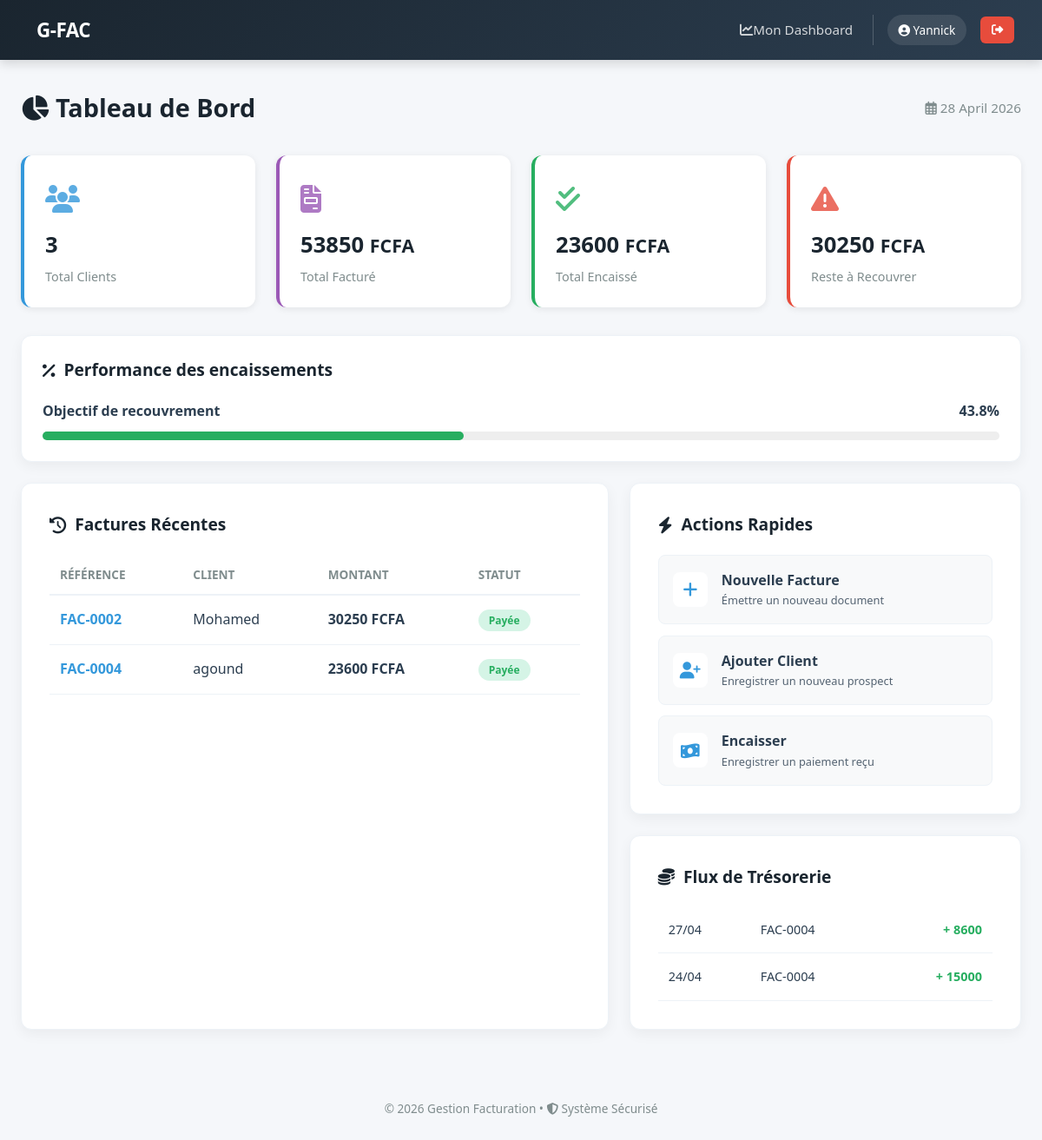
Page / (signed in) on the committed database.
### factures/models.py (models this page shows, shortened)
class Facture(models.Model):
    STATUTS = [
        ('brouillon', 'Brouillon'),
        ('envoyee',   'Envoyée'),
        ('payee',     'Payée'),
    ]
    client        = models.ForeignKey(Client, on_delete=models.CASCADE)
    date          = models.DateField()
    statut        = models.CharField(max_length=20, choices=STATUTS, default='brouillon')
    montant_ht    = models.DecimalField(max_digits=12, decimal_places=2, default=0)
    taux_tva      = models.DecimalField(max_digits=5,  decimal_places=2, default=18)
    montant_tva   = models.DecimalField(max_digits=12, decimal_places=2, default=0)
    montant_total = models.DecimalField(max_digits=12, decimal_places=2, default=0)
    created_at    = models.DateTimeField(auto_now_add=True)
    updated_at    = models.DateTimeField(auto_now=True)
    @property
    def solde_restant(self):
        total_paye = sum(p.montant for p in self.paiement_set.all())
        return self.montant_total - total_paye
    class Meta:
        ordering = ('-date',)

### clients/models.py (models this page shows, shortened)
class Client(models.Model):
    nom        = models.CharField(max_length=200)
    email      = models.EmailField(unique=True)
    telephone  = models.CharField(max_length=20, blank=True)
    adresse    = models.TextField(blank=True)
    created_at = models.DateTimeField(auto_now_add=True)
    updated_at = models.DateTimeField(auto_now=True)
    class Meta:
        ordering = ('-created_at',)

### paiements/models.py (models this page shows, shortened)
class Paiement(models.Model):
    MODES = [
        ('especes',  'Espèces'),
        ('virement', 'Virement'),
        ('cheque',   'Chèque'),
        ('mobile',   'Mobile Money'),
        ('carte',    'Carte bancaire'),
    ]
    facture    = models.ForeignKey(Facture, on_delete=models.CASCADE)
    montant    = models.DecimalField(max_digits=12, decimal_places=2)
    date       = models.DateField()
    mode       = models.CharField(max_length=20, choices=MODES)
    created_at = models.DateTimeField(auto_now_add=True)
    class Meta:
        ordering = ('-date',)

### config/urls.py (the view)
# urls.py: path('',           dashboard,                       name='dashboard'),
@login_required
def dashboard(request):
    factures  = Facture.objects.select_related('client').all()
    paiements = Paiement.objects.all()
    total_facture = sum(f.montant_total for f in factures)
    total_paye = sum(p.montant for p in paiements)
    total_impaye = sum(f.solde_restant for f in factures)
    taux_paiement = 0
    if total_facture > 0:
        taux_paiement = (total_paye / total_facture) * 100
    return render(request, 'dashboard.html', {
        'total_facture':      total_facture,
        'total_paye':         total_paye,
        'total_impaye':       total_impaye,
        'taux_paiement':      taux_paiement,
        'nb_clients':         Client.objects.count(),
        'dernieres_factures': factures.order_by('-date')[:5],
        'derniers_paiements': paiements.order_by('-date')[:5],
    })

### templates/dashboard.html (shortened to what this page needs)
{% extends 'base.html' %}
{% block content %}
<div class="dashboard-header">
    <h1><i class="fas fa-chart-pie"></i> Tableau de Bord</h1>
    <span class="date"><i class="far fa-calendar-alt"></i> {% now "d F Y" %}</span>
</div>
<div class="stats-grid">
    <div class="stat-card clients">
        <div class="icon"><i class="fas fa-users"></i></div>
        <div class="value">{{ nb_clients }}</div>
        <div class="label">Total Clients</div>
    </div>
    <div class="stat-card factures">
        <div class="icon"><i class="fas fa-file-invoice"></i></div>
        <div class="value">{{ total_facture|floatformat:0 }} <small>FCFA</small></div>
        <div class="label">Total Facturé</div>
    </div>
    <div class="stat-card paye">
        <div class="icon"><i class="fas fa-check-double"></i></div>
        <div class="value">{{ total_paye|floatformat:0 }} <small>FCFA</small></div>
        <div class="label">Total Encaissé</div>
    </div>
    <div class="stat-card impaye">
        <div class="icon"><i class="fas fa-exclamation-triangle"></i></div>
        <div class="value">{{ total_impaye|floatformat:0 }} <small>FCFA</small></div>
        <div class="label">Reste à Recouvrer</div>
    </div>
</div>
<div class="card" style="margin-bottom: 1.5rem; padding: 1.5rem;">
    <h2><i class="fas fa-percentage"></i> Performance des encaissements</h2>
    <div class="progress-label" style="display: flex; justify-content: space-between; font-weight: 600;">
        <span>Objectif de recouvrement</span>
        <span>{{ taux_paiement|floatformat:1 }}%</span>
    </div>
    <div class="progress-bar">
        <div class="progress-fill" style="width: {{ taux_paiement|floatformat:0 }}%;"></div>
    </div>
</div>
<div class="content-grid">
    <div class="card">
        <h2><i class="fas fa-history"></i> Factures Récentes</h2>
        <table>
            <thead>
                <tr>
                    <th>Référence</th>
                    <th>Client</th>
                    <th>Montant</th>
                    <th>Statut</th>
                </tr>
            </thead>
            <tbody>
                {% for facture in dernieres_factures %}
                <tr>
                    <td style="font-weight: 600; color: var(--accent);">FAC-{{ facture.pk|stringformat:"04d" }}</td>
                    <td>{{ facture.client.nom }}</td>
                    <td style="font-weight: 600;">{{ facture.montant_total|floatformat:0 }} FCFA</td>
                    <td>
                        <span class="badge badge-{{ facture.statut }}">
                            {{ facture.get_statut_display }}
                        </span>
                    </td>
                </tr>
                {% empty %}
                <tr><td colspan="4" style="text-align: center; color: var(--text-light);">Aucune facture enregistrée.</td></tr>
                {% endfor %}
            </tbody>
        </table>
    </div>
    <div class="sidebar-actions">
        <div class="card" style="margin-bottom: 1.5rem;">
            <h2><i class="fas fa-bolt"></i> Actions Rapides</h2>
            <div class="quick-actions">
                <a href="{% url 'facture_create' %}" class="quick-action-btn">
                    <div class="icon-bg"><i class="fas fa-plus"></i></div>
                    <div>
                        <div style="font-weight: 700;">Nouvelle Facture</div>
                        <div style="font-size: 0.8rem; opacity: 0.8;">Émettre un nouveau document</div>
                    </div>
                </a>
                <a href="{% url 'client_create' %}" class="quick-action-btn">
                    <div class="icon-bg"><i class="fas fa-user-plus"></i></div>
                    <div>
                        <div style="font-weight: 700;">Ajouter Client</div>
                        <div style="font-size: 0.8rem; opacity: 0.8;">Enregistrer un nouveau prospect</div>
                    </div>
                </a>
                <a href="{% url 'paiement_create' %}" class="quick-action-btn">
                    <div class="icon-bg"><i class="fas fa-money-bill-wave"></i></div>
                    <div>
                        <div style="font-weight: 700;">Encaisser</div>
                        <div style="font-size: 0.8rem; opacity: 0.8;">Enregistrer un paiement reçu</div>
                    </div>
                </a>
            </div>
        </div>
        <div class="card">
            <h2><i class="fas fa-coins"></i> Flux de Trésorerie</h2>
            <table style="font-size: 0.9rem;">
                <tbody>
                    {% for paiement in derniers_paiements %}
                    <tr>
                        <td>{{ paiement.date|date:"d/m" }}</td>
                        <td>FAC-{{ paiement.facture.pk|stringformat:"04d" }}</td>
                        <td style="text-align: right; color: var(--success); font-weight: 600;">+ {{ paiement.montant|floatformat:0 }}</td>
                    </tr>
                    {% empty %}
                    <tr><td colspan="3">Aucun flux récent.</td></tr>
                    {% endfor %}
                </tbody>
            </table>
        </div>
    </div>
</div>
{% endblock %}

### templates/base.html (shortened to what this page needs)
<!DOCTYPE html>
<html lang="fr">
<head>
    <link rel="stylesheet" href="https://cdnjs.cloudflare.com/ajax/libs/font-awesome/6.4.0/css/all.min.css">
</head>
<body>
<nav class="navbar">
    <div class="brand">
         G-FAC
    </div>
    <div class="nav-links">
        {% if user.is_authenticated %}
            {% if user.profile.role != 'client' %}
                <a href="{% url 'client_list' %}"><i class="fas fa-users"></i>Clients</a>
                <a href="{% url 'facture_list' %}"><i class="fas fa-file-alt"></i>Factures</a>
                <a href="{% url 'paiement_list' %}"><i class="fas fa-credit-card"></i>Paiements</a>
            {% else %}
                <a href="{% url 'dashboard' %}"><i class="fas fa-chart-line"></i>Mon Dashboard</a>
            {% endif %}
            <div class="user-group">
                <span class="user-badge">
                    <i class="fas fa-user-circle"></i> {{ user.username|capfirst }}
                </span>
                <form method="post" action="{% url 'logout' %}" style="display:inline;">
                    <button type="submit" class="btn-logout" title="Déconnexion">
                        <i class="fas fa-sign-out-alt"></i>
                    </button>
                </form>
            </div>
        {% else %}
            <a href="{% url 'login' %}" class="btn btn-primary">
                <i class="fas fa-sign-in-alt"></i> Connexion
            </a>
        {% endif %}
    </div>
</nav>
<main class="container">
    {% block content %}{% endblock %}
</main>
<footer style="text-align: center; padding: 3rem; color: var(--text-light); font-size: 0.85rem;">
    &copy; 2026 Gestion Facturation &bull; <i class="fas fa-shield-alt"></i> Système Sécurisé
</footer>
</body>
</html>

### templates/base.html (style rules this page uses)
:root { --primary-dark: #1a252f; --primary-light: #2c3e50; --accent: #3498db; --accent-hover: #2980b9; --success: #27ae60; --success-hover: #219150; --danger: #e74c3c; --danger-hover: #c0392b; --warning: #f39c12; --bg-body: #f5f7fa; --text-main: #2c3e50; --text-light: #7f8c8d; --white: #ffffff; }
* { margin: 0; padding: 0; box-sizing: border-box; }
body { font-family: 'Segoe UI', Roboto, Helvetica, Arial, sans-serif; background: var(--bg-body); color: var(--text-main); line-height: 1.6; }
.navbar { background: linear-gradient(135deg, var(--primary-dark) 0%, var(--primary-light) 100%); padding: 0.8rem 2rem; display: flex; justify-content: space-between; align-items: center; box-shadow: 0 4px 12px rgba(0,0,0,0.15); position: sticky; top: 0; z-index: 1000; }
.navbar .brand { font-size: 1.4rem; font-weight: 800; color: white; letter-spacing: -0.5px; display: flex; align-items: center; gap: 10px; }
.navbar .nav-links { display: flex; align-items: center; gap: 0.5rem; }
.navbar a { color: rgba(255,255,255,0.8); text-decoration: none; padding: 0.6rem 0.9rem; border-radius: 8px; transition: all 0.2s ease; font-weight: 500; font-size: 0.95rem; }
.user-group { display: flex; align-items: center; gap: 1rem; padding-left: 1rem; border-left: 1px solid rgba(255,255,255,0.2); }
.user-badge { color: white; background: rgba(255,255,255,0.1); padding: 0.4rem 0.8rem; border-radius: 20px; font-size: 0.85rem; }
.btn-logout { background: var(--danger); color: white; border: none; padding: 0.5rem 0.8rem; border-radius: 6px; cursor: pointer; transition: all 0.3s ease; }
table { width: 100%; border-collapse: collapse; margin-top: 1rem; }
th { text-align: left; padding: 12px; color: var(--text-light); font-size: 0.85rem; text-transform: uppercase; border-bottom: 2px solid #edf2f7; }
td { padding: 15px 12px; border-bottom: 1px solid #edf2f7; vertical-align: middle; }
.container { max-width: 1200px; margin: 2rem auto; padding: 0 1.5rem; min-height: 80vh; }
.card { background: var(--white); border-radius: 12px; padding: 2rem; box-shadow: 0 5px 15px rgba(0,0,0,0.05); border: 1px solid #edf2f7; }
.badge { padding: 4px 12px; border-radius: 50px; font-size: 0.75rem; font-weight: 700; }
.badge-payee { background: #d5f4e6; color: var(--success); }

### templates/dashboard.html (style rules this page uses)
.dashboard-header { display: flex; justify-content: space-between; align-items: center; margin-bottom: 2rem; }
.dashboard-header h1 { color: var(--primary-dark); font-size: 1.8rem; }
.dashboard-header .date { color: var(--text-light); font-size: 0.95rem; }
.stats-grid { display: grid; grid-template-columns: repeat(4, 1fr); gap: 1.5rem; margin-bottom: 2rem; }
.stat-card { background: white; border-radius: 12px; padding: 1.5rem; box-shadow: 0 2px 8px rgba(0,0,0,0.08); transition: transform 0.3s ease, box-shadow 0.3s ease; position: relative; overflow: hidden; }
.stat-card .icon { font-size: 2rem; margin-bottom: 0.5rem; opacity: 0.8; }
.stat-card .value { font-size: 1.6rem; font-weight: bold; color: var(--primary-dark); margin-bottom: 0.25rem; }
.stat-card .label { color: var(--text-light); font-size: 0.9rem; font-weight: 500; }
.stat-card.clients { border-left: 4px solid var(--accent); }
.stat-card.clients .icon { color: var(--accent); }
.stat-card.factures { border-left: 4px solid #9b59b6; }
.stat-card.factures .icon { color: #9b59b6; }
.stat-card.paye { border-left: 4px solid var(--success); }
.stat-card.paye .icon { color: var(--success); }
.stat-card.impaye { border-left: 4px solid var(--danger); }
.stat-card.impaye .icon { color: var(--danger); }
.content-grid { display: grid; grid-template-columns: 1.5fr 1fr; gap: 1.5rem; }
.card h2 { color: var(--primary-dark); font-size: 1.2rem; margin-bottom: 1.2rem; display: flex; align-items: center; gap: 10px; }
.quick-actions { display: flex; flex-direction: column; gap: 0.8rem; }
.quick-action-btn { display: flex; align-items: center; gap: 1rem; padding: 1rem; background: #f8f9fa; border-radius: 8px; text-decoration: none; color: var(--text-main); transition: all 0.2s ease; border: 1px solid #edf2f7; }
.quick-action-btn .icon-bg { width: 40px; height: 40px; background: white; border-radius: 8px; display: flex; align-items: center; justify-content: center; font-size: 1.2rem; color: var(--accent); }
.progress-bar { height: 10px; background: #eee; border-radius: 10px; margin-top: 10px; }
.progress-fill { height: 100%; background: var(--success); border-radius: 10px; transition: width 1s ease-in-out; }

### rows in the picture
Facture: pk "0002", client.nom "Mohamed", montant_total "30250", statut "Payée"
Facture: pk "0004", client.nom "agound", montant_total "23600", statut "Payée"
Paiement: date "27/04", facture.pk "0004", montant "8600"
Paiement: date "24/04", facture.pk "0004", montant "15000"

### other values in the picture
{{ user.username|capfirst }} "Yannick"
{{ nb_clients }} "3"
{{ total_facture|floatformat:0 }} "53850"
{{ total_paye|floatformat:0 }} "23600"
{{ total_impaye|floatformat:0 }} "30250"
{{ taux_paiement|floatformat:1 }} "43.8"
